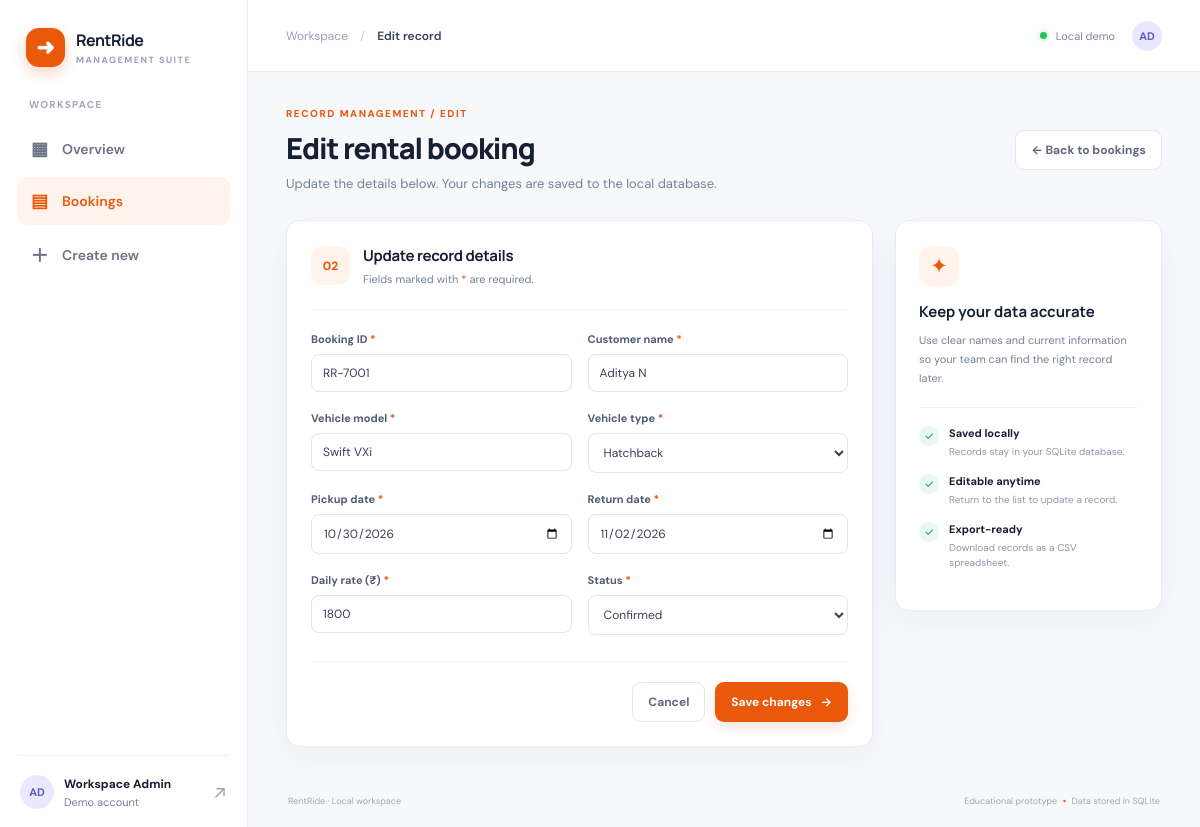
/records/1/edit (signed in), run on the app's committed database.
### tables this page shows
CREATE TABLE records (id INTEGER PRIMARY KEY AUTOINCREMENT, created_at TEXT NOT NULL DEFAULT CURRENT_TIMESTAMP, "booking_id" TEXT NOT NULL DEFAULT '', "customer" TEXT NOT NULL DEFAULT '', "vehicle" TEXT NOT NULL DEFAULT '', "vehicle_type" TEXT NOT NULL DEFAULT '', "pickup_date" TEXT NOT NULL DEFAULT '', "return_date" TEXT NOT NULL DEFAULT '', "daily_rate" TEXT NOT NULL DEFAULT '', "status" TEXT NOT NULL DEFAULT '');

### app.py (the view, shortened to what this page needs)
@app.route("/records/<int:record_id>/edit", methods=["GET", "POST"])
@login_required
def edit_record(record_id):
    with connect_db() as db:
        row = db.execute("SELECT * FROM records WHERE id=?", (record_id,)).fetchone()
    if row is None: abort(404)
    record = dict(row)
    return render_template("form.html", **template_context("records", "Edit record"), record=record)

### app.py (called while the page is built)
def connect_db():
    connection = sqlite3.connect(DB_PATH)
    connection.row_factory = sqlite3.Row
    return connection

def login_required(view):
    @wraps(view)
    def wrapped(*args, **kwargs):
        if not session.get("logged_in"):
            return redirect(url_for("login", next=request.path))
        return view(*args, **kwargs)
    return wrapped

def template_context(active, section):
    return dict(title=CONFIG["title"], subtitle=CONFIG["subtitle"], icon=CONFIG["icon"],
                plural=CONFIG["plural"], singular=CONFIG["singular"], metrics=CONFIG["metrics"],
                fields=FIELDS, active=active, section=section)

### templates/form.html
{% extends "base.html" %}{% block content %}
<div class="page-heading"><div><div class="eyebrow">RECORD MANAGEMENT / {{ 'EDIT' if record else 'NEW' }}</div><h1>{{ 'Edit' if record else 'Create a' }} {{ singular }}</h1><p>{{ 'Update the details below. Your changes are saved to the local database.' if record else 'Fill in the details below to add a new record to your workspace.' }}</p></div><a class="btn btn-secondary" href="{{ url_for('records') }}">← Back to {{ plural|lower }}</a></div>
<div class="form-layout"><section class="panel form-panel"><div class="form-panel-heading"><div class="form-step">{{ '02' if record else '01' }}</div><div><h2>{{ 'Update record details' if record else 'Record details' }}</h2><p>Fields marked with <span class="required-star">*</span> are required.</p></div></div>
<form method="post" class="record-form"><div class="field-grid">{% for field in fields %}<div class="field-group {{ 'field-wide' if field.type=='textarea' else '' }}"><label for="{{ field.key }}">{{ field.label }}{% if field.required %}<span class="required-star"> *</span>{% endif %}</label>
{% if field.type=='select' %}<select id="{{ field.key }}" name="{{ field.key }}" {{ 'required' if field.required else '' }}><option value="">Choose {{ field.label|lower }}</option>{% for option in field.options %}<option value="{{ option }}" {{ 'selected' if record and record[field.key]==option else '' }}>{{ option }}</option>{% endfor %}</select>
{% elif field.type=='textarea' %}<textarea id="{{ field.key }}" name="{{ field.key }}" rows="3" {{ 'required' if field.required else '' }}>{{ record[field.key] if record else '' }}</textarea>
{% else %}<input id="{{ field.key }}" name="{{ field.key }}" type="{{ field.type }}" value="{{ record[field.key] if record else '' }}" {{ 'required' if field.required else '' }} {% if field.type=='number' %}min="0" step="any"{% endif %}>{% endif %}
</div>{% endfor %}</div><div class="form-actions"><a class="btn btn-secondary" href="{{ url_for('records') }}">Cancel</a><button class="btn btn-primary" type="submit">{{ 'Save changes' if record else 'Create record' }} <span>→</span></button></div></form></section>
<aside class="panel form-help"><div class="help-icon">✦</div><h3>Keep your data accurate</h3><p>Use clear names and current information so your team can find the right record later.</p><div class="help-divider"></div><div class="help-row"><span class="help-check">✓</span><span><b>Saved locally</b><small>Records stay in your SQLite database.</small></span></div><div class="help-row"><span class="help-check">✓</span><span><b>Editable anytime</b><small>Return to the list to update a record.</small></span></div><div class="help-row"><span class="help-check">✓</span><span><b>Export-ready</b><small>Download records as a CSV spreadsheet.</small></span></div></aside></div>
{% endblock %}

### static/style.css (style rules this page uses)
:root { --accent:#ea580c;--soft:#fff3eb;--ink:#172033;--muted:#778196;--line:#e8ebf2;--surface:#fff;--bg:#f7f8fc;--green:#15803d;--red:#b91c1c;--shadow:0 10px 30px rgba(24,39,75,.045) }
* { box-sizing:border-box }
body { margin:0;background:var(--bg);color:var(--ink);font-family:'DM Sans',-apple-system,BlinkMacSystemFont,sans-serif;font-size:14px }
a { color:inherit;text-decoration:none }
button,input,select,textarea { font:inherit }
.page-heading { display:flex;justify-content:space-between;align-items:center;gap:20px;margin-bottom:28px }
.eyebrow { font-size:10px;font-weight:800;letter-spacing:1.5px;color:var(--accent);margin-bottom:10px }
.page-heading h1,.login-card h1 { font-family:Manrope,sans-serif;font-size:29px;line-height:1.25;letter-spacing:-1.1px;margin:0;font-weight:800 }
.page-heading p { color:var(--muted);margin:9px 0 0;font-size:13px }
.btn { display:inline-flex;align-items:center;justify-content:center;gap:9px;border:1px solid transparent;border-radius:9px;padding:11px 15px;font-size:12px;font-weight:700;cursor:pointer;white-space:nowrap;transition:transform .15s,box-shadow .15s,background .15s }
.btn-primary { background:var(--accent);color:white;box-shadow:0 5px 12px color-mix(in srgb,var(--accent) 17%,transparent) }
.btn-secondary { background:#fff;color:#5f687a;border-color:#e2e6ef }
.panel { background:#fff;border:1px solid var(--line);border-radius:14px;box-shadow:var(--shadow);min-width:0 }
.panel-heading h2,.form-panel-heading h2 { font-family:Manrope,sans-serif;font-size:15px;margin:0;letter-spacing:-.3px }
.panel-heading p,.form-panel-heading p { font-size:11px;color:var(--muted);margin:6px 0 0 }
.filters select,.field-group input,.field-group select,.field-group textarea,.login-form input { border:1px solid #e0e5ee;background:#fff;border-radius:8px;padding:10px 11px;outline:0;color:#394256;min-width:0 }
.form-layout { display:grid;grid-template-columns:minmax(0,1.65fr) minmax(260px,.75fr);gap:22px;align-items:start }
.form-panel { padding:24px }
.form-panel-heading { display:flex;align-items:center;gap:13px;padding-bottom:23px;border-bottom:1px solid #eff1f6;margin-bottom:22px }
.form-step { width:39px;height:39px;display:grid;place-items:center;background:var(--soft);color:var(--accent);border-radius:12px;font-weight:800;font-size:12px }
.field-grid { display:grid;grid-template-columns:repeat(2,minmax(0,1fr));gap:19px 16px }
.field-group { display:flex;flex-direction:column;gap:8px;min-width:0 }
.field-group label,.login-form label { font-size:11px;color:#515c70;font-weight:700 }
.required-star { color:var(--accent) }
.field-group input,.field-group select,.field-group textarea { width:100%;font-size:12px }
.form-actions { display:flex;justify-content:flex-end;gap:10px;border-top:1px solid #eff1f6;margin-top:26px;padding-top:20px }
.form-help { padding:25px 23px }
.help-icon { width:40px;height:40px;display:grid;place-items:center;background:var(--soft);color:var(--accent);border-radius:12px;font-size:21px;margin-bottom:15px }
.form-help h3 { font-family:Manrope,sans-serif;font-size:15px;margin:0 }
.form-help>p { font-size:11px;line-height:1.7;color:var(--muted);margin:9px 0 20px }
.help-divider { height:1px;background:#eff1f6;margin-bottom:18px }
.help-row { display:flex;gap:10px;margin:15px 0 }
.help-check { display:grid;place-items:center;width:20px;height:20px;border-radius:50%;background:#e7f8ee;color:#19864b;font-size:11px;flex:0 0 20px }
.help-row b { display:block;font-size:11px }
.help-row small { display:block;color:#8e97a8;font-size:10px;margin-top:4px;line-height:1.5 }

### data on the page
records: booking_id "RR-7001" "Aditya N" "Swift VXi" "10/30/2026" "11/02/2026" "1800"

### other printed values
{{ icon }} "➜"
{{ title }} "RentRide"
{{ plural }} "Bookings"
{{ section }} "Edit record"
{{ 'EDIT' if record else 'NEW' }} "EDIT"
{{ 'Edit' if record else 'Create a' }} "Edit"
{{ singular }} "rental booking"
{{ plural|lower }} "bookings"
{{ '02' if record else '01' }} "02"
{{ 'Update record details' if record else 'Record details' }} "Update record details"
{{ field.label }} "Booking ID" "Customer name" "Vehicle model" "Vehicle type" "Pickup date" "Return date" "Daily rate (₹)" "Status"
{{ 'Save changes' if record else 'Create record' }} "Save changes"
form field vehicle_type "Hatchback"
form field status "Confirmed"
